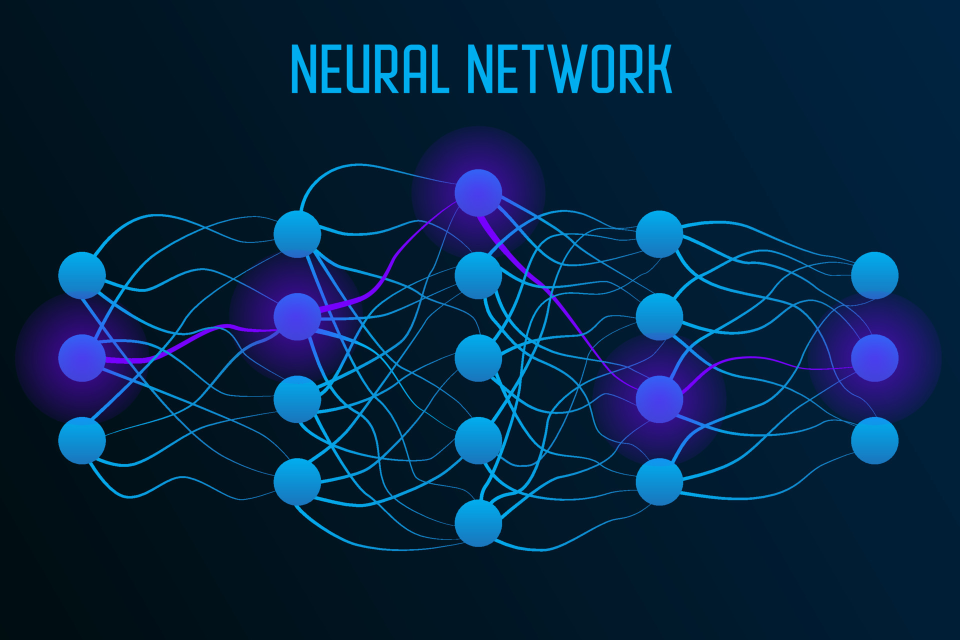
#> input picture src/assets/image/nn_image.jpg, 1920 x 1280 px (shown at 1/2 size)
$ python -i open_cv_core.py   (imports and definitions only)
#> lines starting #> are read from the running program, lines starting #| are printed output that depends on the picture; after the words box and inside, x2 and y2 are one past the last pixel; in counts of white or black regions, pixels touching at a corner belong together
#> further down, picture is the input picture: shape (1280, 1920, 3); mean B, G, R 66.7, 36.1, 5.4
"""
open_cv_core.py
---------------
Pure OpenCV / NumPy detection logic — no Streamlit dependency.

Exports:
    CASCADE_DIR, CASCADE_PATHS
    _nms_boxes(boxes, overlap_thresh)
    detect_faces_ensemble(gray, cascades, ...)
    _preprocess(frame, max_width)
    _draw_face_box(frame, x, y, w, h, label, color)
    _draw_count_overlay(frame, count)
    run_face_detection(frame, face_cascades)
    run_face_count(frame, face_cascades)
    run_eye_smile_detection(frame, face_cascades, eye_cascade, smile_cascade)
    run_stop_sign_detection(image)
    run_edge_detection(frame)
    run_vehicle_detection(frame, car_cascade)
"""

import os
from pathlib import Path

import cv2
import numpy as np


# ---------------------------------------------------------------------------
# Cascade paths
# ---------------------------------------------------------------------------
ASSETS_OPEN_CV_DIR = Path(__file__).resolve().parents[2] / "assets" / "open_cv"
CASCADE_DIR = ASSETS_OPEN_CV_DIR / "cascades"
SAMPLE_DIR = ASSETS_OPEN_CV_DIR / "sample"

CASCADE_PATHS: dict[str, str] = {
    "default":  str(CASCADE_DIR / "haarcascade_frontalface_default.xml"),
    "alt":      str(CASCADE_DIR / "haarcascade_frontalface_alt.xml"),
    "alt_tree": str(CASCADE_DIR / "haarcascade_frontalface_alt_tree.xml"),
    "eye":      str(CASCADE_DIR / "haarcascade_eye.xml"),
    "smile":    str(CASCADE_DIR / "haarcascade_smile.xml"),
}


# ---------------------------------------------------------------------------
# Non-Maximum Suppression
# ---------------------------------------------------------------------------
# [212 lines left out: functions _nms_boxes, detect_faces_ensemble, _preprocess, _draw_face_box, _draw_count_overlay, run_face_detection and 3 more, not called in this run]


def run_colored_object_detection(image: np.ndarray) -> np.ndarray:
    """Detect multiple colors including RGB, Black, White, Yellow, and Purple using HSV."""
    image = cv2.resize(image, (640, 480))
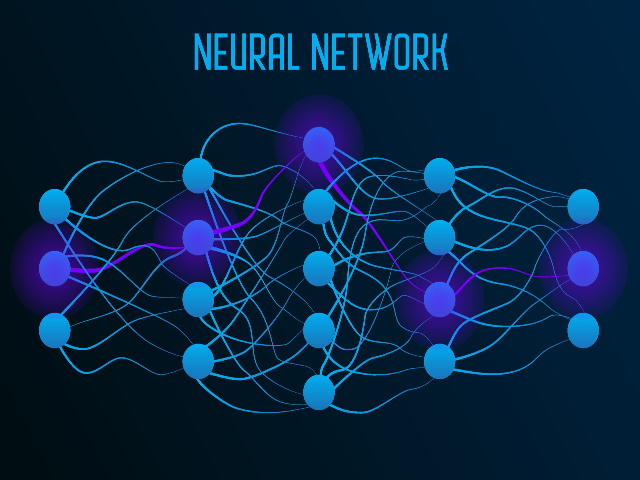
#> image: shape (480, 640, 3); mean of channels 0, 1, 2 66.8, 36.1, 5.4; drawn as B, G, R
    hsv = cv2.cvtColor(image, cv2.COLOR_BGR2HSV)
#> hsv: shape (480, 640, 3); mean H, S, V 104.3, 246, 66.8

    # Define HSV ranges for a vast array of colors
    colors_info = [
        # format: (Label, BGR_BOX_COLOR, lower1, upper1, lower2, upper2)
        ("Red", (0, 0, 255), np.array([0, 120, 70]), np.array([10, 255, 255]),
                              np.array([160, 120, 70]), np.array([180, 255, 255])),
        ("Orange", (0, 140, 255), np.array([11, 120, 70]), np.array([19, 255, 255]), None, None),
        ("Yellow", (0, 255, 255), np.array([20, 100, 100]), np.array([35, 255, 255]), None, None),
        ("Green", (0, 255, 0), np.array([36, 50, 50]), np.array([89, 255, 255]), None, None),
        ("Blue", (255, 0, 0), np.array([90, 50, 50]), np.array([130, 255, 255]), None, None),
        ("Purple", (211, 0, 148), np.array([131, 50, 50]), np.array([159, 255, 255]), None, None),
        # White: Hue doesnt matter, Saturation is very low, Value (Brightness) is very high
        ("White", (255, 255, 255), np.array([0, 0, 200]), np.array([180, 30, 255]), None, None),
        # Black: Hue and Saturation dont matter, Value is very low
        ("Black", (0, 0, 0), np.array([0, 0, 0]), np.array([180, 255, 45]), None, None)
    ]

    kernel = np.ones((5, 5), "uint8")

    for info in colors_info:
        label = info[0]
        color_bgr = info[1]
        lower1 = info[2]
        upper1 = info[3]
        lower2 = info[4]
        upper2 = info[5]

        mask = cv2.inRange(hsv, lower1, upper1)
        if lower2 is not None and upper2 is not None:
            mask2 = cv2.inRange(hsv, lower2, upper2)
            mask = cv2.bitwise_or(mask, mask2)

        # Morphology (Smoothing)
        mask = cv2.morphologyEx(mask, cv2.MORPH_OPEN, kernel)
        mask = cv2.dilate(mask, kernel, iterations=2)

        contours, _ = cv2.findContours(mask, cv2.RETR_EXTERNAL, cv2.CHAIN_APPROX_SIMPLE)

        for cnt in contours:
            area = cv2.contourArea(cnt)
            # Use a higher area threshold for Black/White to avoid tracking generic shadows/reflections
            threshold_area = 1500 if label in ["Black", "White"] else 800

            if area > threshold_area:
                x, y, w, h = cv2.boundingRect(cnt)
                cv2.rectangle(image, (x, y), (x + w, y + h), color_bgr, 3)

                # Determine text color for readability (Black text on White background)
                text_color = (0, 0, 0) if label == "White" else (255, 255, 255)

                # Draw label background
                (tw, th), _ = cv2.getTextSize(label, cv2.FONT_HERSHEY_SIMPLEX, 0.6, 2)
                cv2.rectangle(image, (x, y - th - 10), (x + tw + 10, y), color_bgr, -1)
                cv2.putText(image, label, (x + 5, y - 5),
                            cv2.FONT_HERSHEY_SIMPLEX, 0.6, text_color, 2, cv2.LINE_AA)
#> this loop made 8 passes
#> contours on pass 6: [[[69, 264], [69, 276], [98, 276], [98, 264]]]
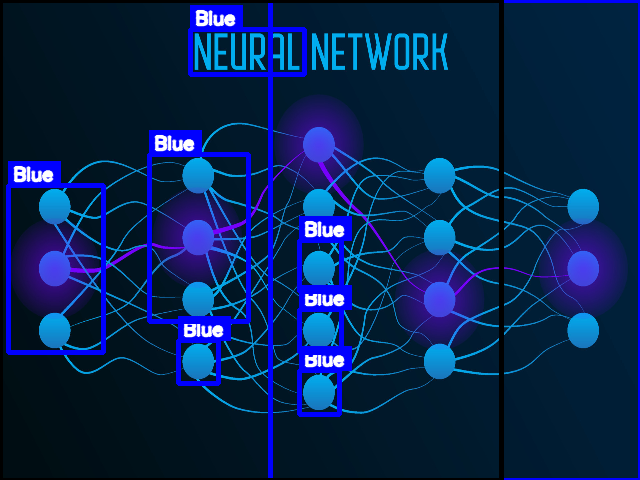
#> image: shape (480, 640, 3); 9.12% of pixels changed, all inside (x1, y1, x2, y2) = (0, 0, 640, 480); drawn as B, G, R
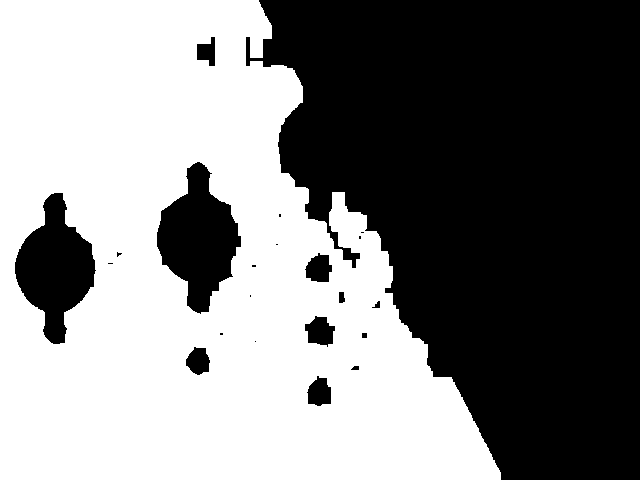
#> mask: shape (480, 640); 51.4% white; 22 black regions (10 under 20 px), largest, box (x1, y1, x2, y2) and area: (246, 0, 640, 480) 132451, (157, 162, 241, 314) 7269, (15, 193, 96, 344) 6751

    return image


# [18 lines left out: functions run_edge_detection, run_vehicle_detection, not called in this run]

>>> import cv2
>>> picture = cv2.imread('../../assets/image/nn_image.jpg')
>>> result = run_colored_object_detection(picture)
